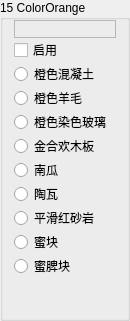
                 <widget class="QGroupBox" name="Base15">
                  <property name="sizePolicy">
                   <sizepolicy hsizetype="Fixed" vsizetype="Preferred">
                    <horstretch>0</horstretch>
                    <verstretch>0</verstretch>
                   </sizepolicy>
                  </property>
                  <property name="minimumSize">
                   <size>
                    <width>130</width>
                    <height>0</height>
                   </size>
                  </property>
                  <property name="maximumSize">
                   <size>
                    <width>130</width>
                    <height>16777215</height>
                   </size>
                  </property>
                  <property name="autoFillBackground">
                   <bool>true</bool>
                  </property>
                  <property name="title">
                   <string>15 ColorOrange</string>
                  </property>
                  <property name="flat">
                   <bool>false</bool>
                  </property>
                  <layout class="QVBoxLayout" name="verticalLayout_27">
                   <property name="spacing">
                    <number>0</number>
                   </property>
                   <property name="topMargin">
                    <number>0</number>
                   </property>
                   <property name="bottomMargin">
                    <number>0</number>
                   </property>
                   <item>
                    <widget class="QLabel" name="Color15">
                     <property name="font">
                      <font>
                       <family>微软雅黑</family>
                       <pointsize>9</pointsize>
                      </font>
                     </property>
                     <property name="frameShape">
                      <enum>QFrame::StyledPanel</enum>
                     </property>
                     <property name="text">
                      <string/>
                     </property>
                    </widget>
                   </item>
                   <item>
                    <widget class="QCheckBox" name="Enable15">
                     <property name="text">
                      <string>启用</string>
                     </property>
                    </widget>
                   </item>
                   <item>
                    <widget class="QRadioButton" name="is15Concrete">
                     <property name="text">
                      <string>橙色混凝土</string>
                     </property>
                     <property name="icon">
                      <iconset resource="../BlockTextures.qrc">
                       <normaloff>:/new/Textures/Slope/block/orange_concrete.png</normaloff>:/new/Textures/Slope/block/orange_concrete.png</iconset>
                     </property>
                    </widget>
                   </item>
                   <item>
                    <widget class="QRadioButton" name="is15Wool">
                     <property name="text">
                      <string>橙色羊毛</string>
                     </property>
                     <property name="icon">
                      <iconset resource="../BlockTextures.qrc">
                       <normaloff>:/new/Textures/Slope/block/orange_wool.png</normaloff>:/new/Textures/Slope/block/orange_wool.png</iconset>
                     </property>
                    </widget>
                   </item>
                   <item>
                    <widget class="QRadioButton" name="is15StainedGlass">
                     <property name="text">
                      <string>橙色染色玻璃</string>
                     </property>
                     <property name="icon">
                      <iconset resource="../BlockTextures.qrc">
                       <normaloff>:/new/Textures/Slope/block/orange_stained_glass.png</normaloff>:/new/Textures/Slope/block/orange_stained_glass.png</iconset>
                     </property>
                    </widget>
                   </item>
                   <item>
                    <widget class="QRadioButton" name="is15AcaciaPlanks">
                     <property name="text">
                      <string>金合欢木板</string>
                     </property>
                     <property name="icon">
                      <iconset resource="../BlockTextures.qrc">
                       <normaloff>:/new/Textures/Slope/block/acacia_planks.png</normaloff>:/new/Textures/Slope/block/acacia_planks.png</iconset>
                     </property>
                    </widget>
                   </item>
                   <item>
                    <widget class="QRadioButton" name="is15Pumpkin">
                     <property name="text">
                      <string>南瓜</string>
                     </property>
                     <property name="icon">
                      <iconset resource="../BlockTextures.qrc">
                       <normaloff>:/new/Textures/Slope/block/pumpkin_side.png</normaloff>:/new/Textures/Slope/block/pumpkin_side.png</iconset>
                     </property>
                    </widget>
                   </item>
                   <item>
                    <widget class="QRadioButton" name="is15Terracotta">
                     <property name="text">
                      <string>陶瓦</string>
                     </property>
                     <property name="icon">
                      <iconset resource="../BlockTextures.qrc">
                       <normaloff>:/new/Textures/Slope/block/terracotta.png</normaloff>:/new/Textures/Slope/block/terracotta.png</iconset>
                     </property>
                    </widget>
                   </item>
                   <item>
                    <widget class="QRadioButton" name="is15SmoothRedsandstone">
                     <property name="text">
                      <string>平滑红砂岩</string>
                     </property>
                     <property name="icon">
                      <iconset resource="../BlockTextures.qrc">
                       <normaloff>:/new/Textures/Slope/block/red_sandstone_top.png</normaloff>:/new/Textures/Slope/block/red_sandstone_top.png</iconset>
                     </property>
                    </widget>
                   </item>
                   <item>
                    <widget class="QRadioButton" name="is15HoneyBlock">
                     <property name="text">
                      <string>蜜块</string>
                     </property>
                     <property name="icon">
                      <iconset resource="../BlockTextures.qrc">
                       <normaloff>:/new/Textures/Slope/block/honey_block_bottom.png</normaloff>:/new/Textures/Slope/block/honey_block_bottom.png</iconset>
                     </property>
                    </widget>
                   </item>
                   <item>
                    <widget class="QRadioButton" name="is15Honeycomb">
                     <property name="text">
                      <string>蜜脾块</string>
                     </property>
                     <property name="icon">
                      <iconset resource="../BlockTextures.qrc">
                       <normaloff>:/new/Textures/Slope/block/honeycomb_block.png</normaloff>:/new/Textures/Slope/block/honeycomb_block.png</iconset>
                     </property>
                    </widget>
                   </item>
                   <item>
                    <spacer name="verticalSpacer_24">
                     <property name="orientation">
                      <enum>Qt::Vertical</enum>
                     </property>
                     <property name="sizeHint" stdset="0">
                      <size>
                       <width>20</width>
                       <height>40</height>
                      </size>
                     </property>
                    </spacer>
                   </item>
                  </layout>
                 </widget>
